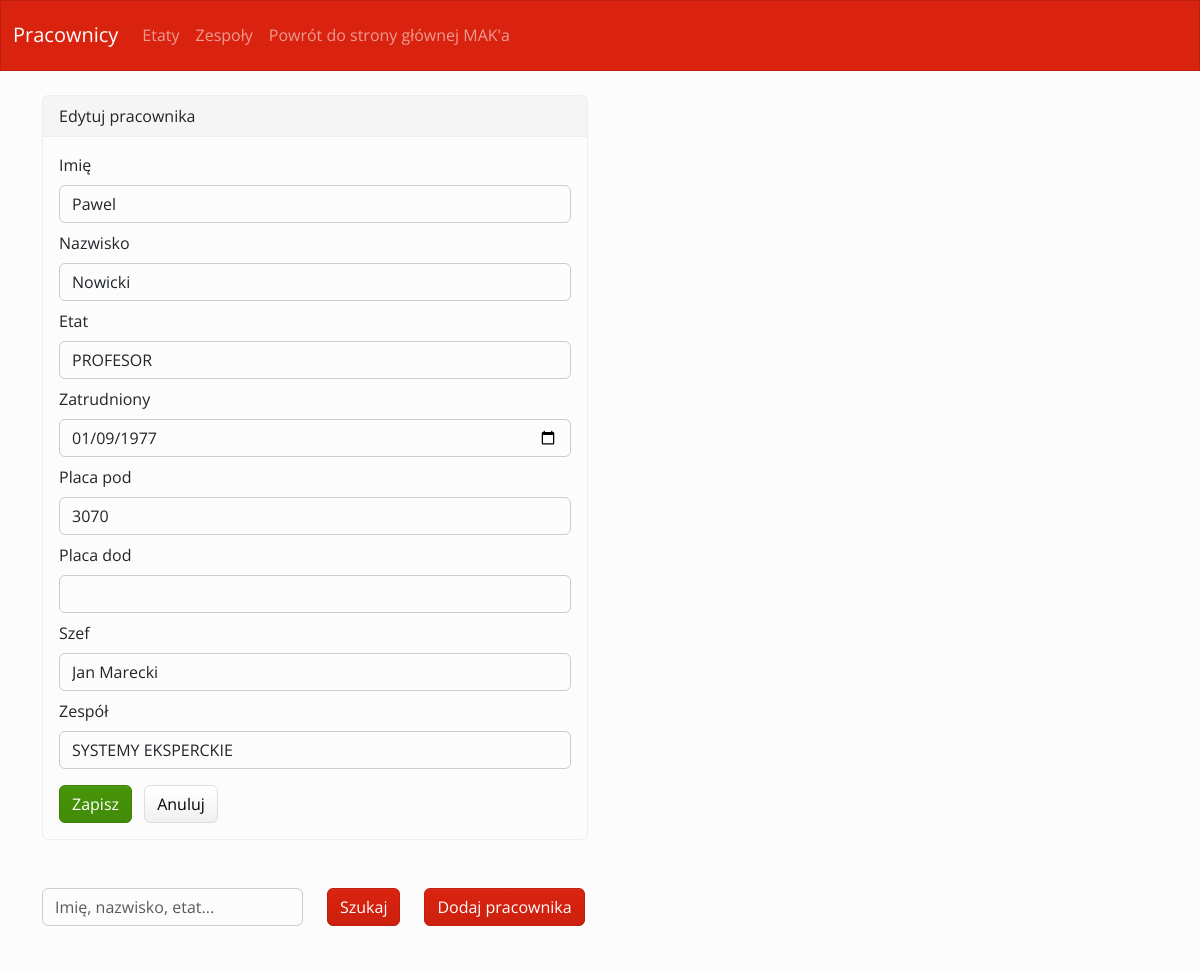
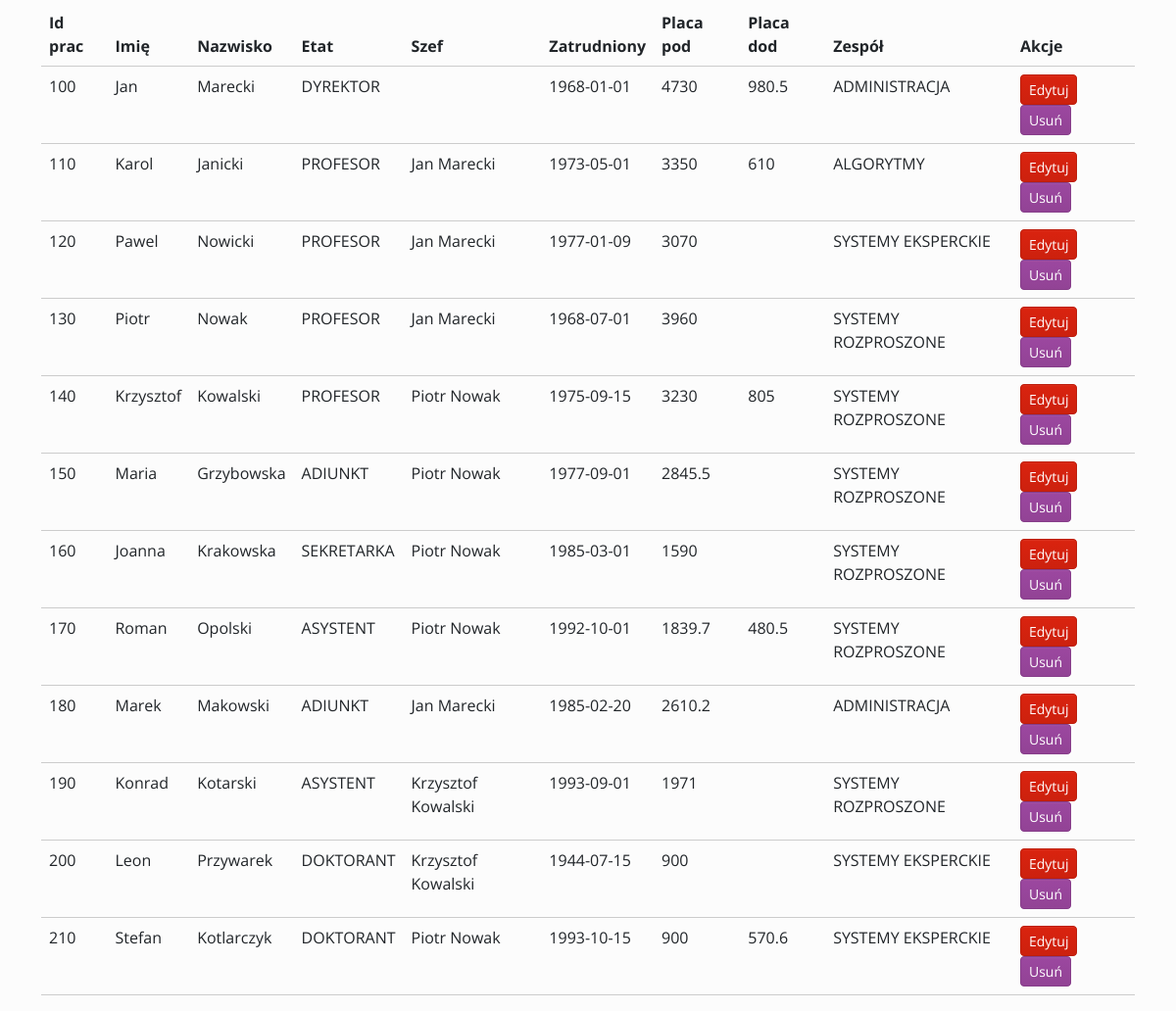
Screenshot of /index.php?edit=120 with the database file from the repository (2 pictures, top to bottom).
### tables this page shows
CREATE TABLE IF NOT EXISTS `pracownicy` (
  `ID_PRAC` int(11) NOT NULL AUTO_INCREMENT,
  `NAZWISKO` varchar(15) DEFAULT NULL,
  `IMIE` varchar(20) DEFAULT NULL,
  `ETAT` varchar(20) DEFAULT NULL,
  `ID_SZEFA` int(11) DEFAULT NULL,
  `ZATRUDNIONY` date DEFAULT NULL,
  `PLACA_POD` float DEFAULT NULL,
  `PLACA_DOD` float DEFAULT NULL,
  `ID_ZESP` int(11) DEFAULT NULL,
  PRIMARY KEY (`ID_PRAC`),
  KEY `FK_pracownicy_pracownicy` (`ID_SZEFA`),
  KEY `FK_pracownicy_zespoly` (`ID_ZESP`),
  CONSTRAINT `FK_pracownicy_pracownicy` FOREIGN KEY (`ID_SZEFA`) REFERENCES `pracownicy` (`ID_PRAC`),
  CONSTRAINT `FK_pracownicy_zespoly` FOREIGN KEY (`ID_ZESP`) REFERENCES `zespoly` (`ID_ZESP`)
);

CREATE TABLE IF NOT EXISTS `etaty` (
  `NAZWA` varchar(15) NOT NULL,
  `PLACA_OD` float DEFAULT NULL,
  `PLACA_DO` float DEFAULT NULL,
  PRIMARY KEY (`NAZWA`)
);

CREATE TABLE IF NOT EXISTS `zespoly` (
  `ID_ZESP` int(11) NOT NULL,
  `NAZWA` varchar(20) DEFAULT NULL,
  `ADRES` varchar(20) DEFAULT NULL,
  PRIMARY KEY (`ID_ZESP`)
);

### index.php (the view, shortened to what this page needs)
<?php
require_once 'database.php';
require_once 'functions.php';
$edit_row = null;
if (isset($_GET['edit']) && is_numeric($_GET['edit'])) {
    $e = $pdo->prepare("SELECT * FROM pracownicy WHERE ID_PRAC = :id");
    $e->execute([':id' => $_GET['edit']]);
    $edit_row = $e->fetch(PDO::FETCH_ASSOC);
}
?>
<!doctype html>
<html lang="en">
<head>
    <link href="bootstrap/css/bootstrap.min.css" rel="stylesheet">
</head>
<body>
    <?php
    $sql = "SELECT p.*, s.IMIE as SZEF_IMIE, s.NAZWISKO as SZEF_NAZWISKO, z.NAZWA as ZESPOL FROM pracownicy p LEFT JOIN pracownicy s ON p.ID_SZEFA = s.ID_PRAC LEFT JOIN zespoly z ON p.ID_ZESP = z.ID_ZESP";
    if(isset($_POST['submit']) && $_POST['search']!=''){
        $stmt = $pdo->prepare($sql . " WHERE p.IMIE LIKE :s OR p.NAZWISKO LIKE :s OR p.ETAT LIKE :s OR p.ZATRUDNIONY LIKE :s OR p.PLACA_POD LIKE :s OR p.PLACA_DOD LIKE :s OR z.NAZWA LIKE :s OR s.IMIE LIKE :s OR s.NAZWISKO LIKE :s");
        $stmt -> bindValue(':s', '%'.$_POST['search'].'%', PDO::PARAM_STR);
        $stmt->execute();
    }
    else{
        $stmt = $pdo->prepare($sql);
        $stmt->execute();
    }
    ?>
    <div class="container">
        <?php if ($edit_row): ?>
        <div class="row my-4">
            <div class="col-md-6">
                <div class="card">
                    <div class="card-header">Edytuj pracownika</div>
                    <div class="card-body">
                        <form method="post" action="">
                            <div class="mb-2"><label class="form-label">Imię</label><input type="text" class="form-control" name="imie" value="<?= htmlspecialchars($edit_row['IMIE']) ?>"></div>
                            <div class="mb-2"><label class="form-label">Nazwisko</label><input type="text" class="form-control" name="nazwisko" value="<?= htmlspecialchars($edit_row['NAZWISKO']) ?>"></div>
                            <div class="mb-2"><label class="form-label">Etat</label>
                            <select name="etat" class="form-control">
                                <?php
                                    $e = $pdo->query("SELECT NAZWA FROM etaty");
                                    while($r = $e->fetch(PDO::FETCH_ASSOC)){
                                        echo "<option value='".$r['NAZWA']."'";
                                        if($edit_row['ETAT']==$r['NAZWA']) echo " selected";
                                        echo ">".$r['NAZWA']."</option>";
                                    }
                                ?>
                            </select>
                            </div>
                            <div class="mb-2"><label class="form-label">Zatrudniony</label><input type="date" class="form-control" name="zatrudniony" value="<?= htmlspecialchars($edit_row['ZATRUDNIONY']) ?>"></div>
                            <div class="mb-2"><label class="form-label">Placa pod</label><input type="number" step="0.01" class="form-control <?php if(isset($errors['placa_pod'])) echo 'error-input'; ?>" name="placa_pod" value="<?= htmlspecialchars($edit_row['PLACA_POD']) ?>"></div>
                            <div class="mb-2"><label class="form-label">Placa dod</label><input type="number" step="0.01" class="form-control" name="placa_dod" value="<?= htmlspecialchars($edit_row['PLACA_DOD']) ?>"></div>
                            <div class="mb-2"><label class="form-label">Szef</label>
                            <select name="szef" class="form-control">
                                <?php
                                    $s = $pdo->query("SELECT ID_PRAC, IMIE, NAZWISKO FROM pracownicy");
                                    while($r = $s->fetch(PDO::FETCH_ASSOC)){
                                        echo "<option value='".$r['ID_PRAC']."'";
                                        if($edit_row['ID_SZEFA']==$r['ID_PRAC']) echo " selected";
                                        echo ">".$r['IMIE']." ".$r['NAZWISKO']."</option>";
                                    }
                                ?>
                            </select>
                            </div>
                            <div class="mb-2"><label class="form-label">Zespół</label>
                            <select name="zesp" class="form-control">
                                <?php
                                    $z = $pdo->query("SELECT ID_ZESP, NAZWA FROM zespoly");
                                    while($r = $z->fetch(PDO::FETCH_ASSOC)){
                                        echo "<option value='".$r['ID_ZESP']."'";
                                        if($edit_row['ID_ZESP']==$r['ID_ZESP']) echo " selected";
                                        echo ">".$r['NAZWA']."</option>";
                                    }
                                ?>
                            </select>
                            </div>
                            <button type="submit" name="edit_submit" class="btn btn-success mt-2">Zapisz</button>
                            <a href="index.php" class="btn btn-secondary mt-2 ms-2">Anuluj</a>
                        </form>
                    </div>
                </div>
            </div>
        </div>
        <?php endif; ?>
        <form action="" method="post">
        <div class="row my-5">
            <div class="col-md-3">
                <input type="text" class="form-control" name="search" placeholder="Imię, nazwisko, etat...">
            </div>
            <div class="col-auto">
                <input type="submit" class="btn btn-primary" name="submit" value="Szukaj">
            </div>
            <div class="col-auto">
                <a href="dodaj_pracownika.php" class="btn btn-primary">Dodaj pracownika</a>
            </div>
        </div>
        </form>
        <div class="row">
            <div class="col-12">
                <table class="table">
                    <thead>
                    <tr>
                        <th>Id prac</th>
                        <th>Imię</th>
                        <th>Nazwisko</th>
                        <th>Etat</th>
                        <th>Szef</th>
                        <th>Zatrudniony</th>
                        <th>Placa pod</th>
                        <th>Placa dod</th>
                        <th>Zespół</th>
                        <th>Akcje</th>
                    </tr>
                    </thead>
                    <tbody>
                    <?php
                    foreach ($stmt as $row){
                        echo '<tr>';
                        echo '<td>'.$row['ID_PRAC'].'</td>';
                        echo '<td>'.$row['IMIE'].'</td>';
                        echo '<td>'.$row['NAZWISKO'].'</td>';
                        echo '<td>'.$row['ETAT'].'</td>';
                        echo '<td>'.(!empty($row['SZEF_IMIE']) ? $row['SZEF_IMIE'].' '.$row['SZEF_NAZWISKO'] : ' '). '</td>';
                        echo '<td>'.$row['ZATRUDNIONY'].'</td>';
                        echo '<td>'.$row['PLACA_POD'].'</td>';
                        echo '<td>'.$row['PLACA_DOD'].'</td>';
                        echo '<td>'.$row['ZESPOL'].'</td>';
                        echo '<td>
                            <a href="index.php?edit='.$row['ID_PRAC'].'" class="btn btn-sm btn-primary me-1">Edytuj</a>
                            <a href="index.php?delete='.$row['ID_PRAC'].'" class="btn btn-sm btn-danger" onclick="return confirm(\'Czy na pewno usunąć? Zastanów się dobrze...\')">Usuń</a>
                        </td>';
                        echo '</tr>';
                    }
                    ?>
                    </tbody>
                </table>
            </div>
        </div>
    </div>
</body>
</html>

### rows the page displays
pracownicy: imie "Pawel", nazwisko "Nowicki", etat "PROFESOR", zatrudniony "01/09/1977", placa_pod "3070", szef "Jan Marecki", zesp "SYSTEMY EKSPERCKIE", ID_PRAC "120", IMIE "Pawel", NAZWISKO "Nowicki", ETAT "PROFESOR", ID_SZEFA.IMIE "Jan", ID_SZEFA.NAZWISKO "Marecki", ZATRUDNIONY "1977-01-09", PLACA_POD "3070", ID_ZESP.NAZWA "SYSTEMY EKSPERCKIE"
pracownicy: ID_PRAC "100", IMIE "Jan", NAZWISKO "Marecki", ETAT "DYREKTOR", ZATRUDNIONY "1968-01-01", PLACA_POD "4730", PLACA_DOD "980.5", ID_ZESP.NAZWA "ADMINISTRACJA"
pracownicy: ID_PRAC "110", IMIE "Karol", NAZWISKO "Janicki", ETAT "PROFESOR", ID_SZEFA.IMIE "Jan", ID_SZEFA.NAZWISKO "Marecki", ZATRUDNIONY "1973-05-01", PLACA_POD "3350", PLACA_DOD "610", ID_ZESP.NAZWA "ALGORYTMY"
pracownicy: ID_PRAC "130", IMIE "Piotr", NAZWISKO "Nowak", ETAT "PROFESOR", ID_SZEFA.IMIE "Jan", ID_SZEFA.NAZWISKO "Marecki", ZATRUDNIONY "1968-07-01", PLACA_POD "3960", ID_ZESP.NAZWA "SYSTEMY ROZPROSZONE"
pracownicy: ID_PRAC "140", IMIE "Krzysztof", NAZWISKO "Kowalski", ETAT "PROFESOR", ID_SZEFA.IMIE "Piotr", ID_SZEFA.NAZWISKO "Nowak", ZATRUDNIONY "1975-09-15", PLACA_POD "3230", PLACA_DOD "805", ID_ZESP.NAZWA "SYSTEMY ROZPROSZONE"
pracownicy: ID_PRAC "150", IMIE "Maria", NAZWISKO "Grzybowska", ETAT "ADIUNKT", ID_SZEFA.IMIE "Piotr", ID_SZEFA.NAZWISKO "Nowak", ZATRUDNIONY "1977-09-01", PLACA_POD "2845.5", ID_ZESP.NAZWA "SYSTEMY ROZPROSZONE"
pracownicy: ID_PRAC "160", IMIE "Joanna", NAZWISKO "Krakowska", ETAT "SEKRETARKA", ID_SZEFA.IMIE "Piotr", ID_SZEFA.NAZWISKO "Nowak", ZATRUDNIONY "1985-03-01", PLACA_POD "1590", ID_ZESP.NAZWA "SYSTEMY ROZPROSZONE"
pracownicy: ID_PRAC "170", IMIE "Roman", NAZWISKO "Opolski", ETAT "ASYSTENT", ID_SZEFA.IMIE "Piotr", ID_SZEFA.NAZWISKO "Nowak", ZATRUDNIONY "1992-10-01", PLACA_POD "1839.7", PLACA_DOD "480.5", ID_ZESP.NAZWA "SYSTEMY ROZPROSZONE"
pracownicy: ID_PRAC "180", IMIE "Marek", NAZWISKO "Makowski", ETAT "ADIUNKT", ID_SZEFA.IMIE "Jan", ID_SZEFA.NAZWISKO "Marecki", ZATRUDNIONY "1985-02-20", PLACA_POD "2610.2", ID_ZESP.NAZWA "ADMINISTRACJA"
pracownicy: ID_PRAC "190", IMIE "Konrad", NAZWISKO "Kotarski", ETAT "ASYSTENT", ID_SZEFA.IMIE "Krzysztof", ID_SZEFA.NAZWISKO "Kowalski", ZATRUDNIONY "1993-09-01", PLACA_POD "1971", ID_ZESP.NAZWA "SYSTEMY ROZPROSZONE"
pracownicy: ID_PRAC "200", IMIE "Leon", NAZWISKO "Przywarek", ETAT "DOKTORANT", ID_SZEFA.IMIE "Krzysztof", ID_SZEFA.NAZWISKO "Kowalski", ZATRUDNIONY "1944-07-15", PLACA_POD "900", ID_ZESP.NAZWA "SYSTEMY EKSPERCKIE"
pracownicy: ID_PRAC "210", IMIE "Stefan", NAZWISKO "Kotlarczyk", ETAT "DOKTORANT", ID_SZEFA.IMIE "Piotr", ID_SZEFA.NAZWISKO "Nowak", ZATRUDNIONY "1993-10-15", PLACA_POD "900", PLACA_DOD "570.6", ID_ZESP.NAZWA "SYSTEMY EKSPERCKIE"
